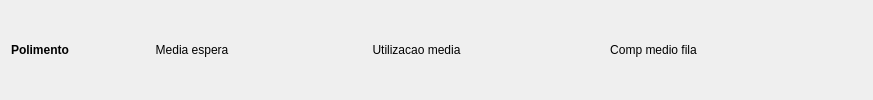
       <widget class="QWidget" name="listItem_8" native="true">
        <property name="minimumSize">
         <size>
          <width>0</width>
          <height>0</height>
         </size>
        </property>
        <property name="maximumSize">
         <size>
          <width>10000</width>
          <height>100</height>
         </size>
        </property>
        <layout class="QHBoxLayout" name="horizontalLayout_10">
         <item>
          <widget class="QLabel" name="nameLabel_19">
           <property name="minimumSize">
            <size>
             <width>125</width>
             <height>0</height>
            </size>
           </property>
           <property name="maximumSize">
            <size>
             <width>125</width>
             <height>16777215</height>
            </size>
           </property>
           <property name="font">
            <font>
             <weight>75</weight>
             <bold>true</bold>
            </font>
           </property>
           <property name="text">
            <string>Polimento</string>
           </property>
           <property name="alignment">
            <set>Qt::AlignLeading|Qt::AlignLeft|Qt::AlignVCenter</set>
           </property>
          </widget>
         </item>
         <item>
          <widget class="QLabel" name="nameLabel_21">
           <property name="minimumSize">
            <size>
             <width>100</width>
             <height>0</height>
            </size>
           </property>
           <property name="maximumSize">
            <size>
             <width>100</width>
             <height>16777215</height>
            </size>
           </property>
           <property name="font">
            <font>
             <weight>50</weight>
             <bold>false</bold>
            </font>
           </property>
           <property name="text">
            <string>Media espera</string>
           </property>
           <property name="alignment">
            <set>Qt::AlignCenter</set>
           </property>
          </widget>
         </item>
         <item>
          <widget class="QLabel" name="mEsperaPolimentoB">
           <property name="minimumSize">
            <size>
             <width>100</width>
             <height>0</height>
            </size>
           </property>
           <property name="maximumSize">
            <size>
             <width>100</width>
             <height>16777215</height>
            </size>
           </property>
           <property name="font">
            <font>
             <weight>50</weight>
             <bold>false</bold>
            </font>
           </property>
           <property name="text">
            <string/>
           </property>
           <property name="alignment">
            <set>Qt::AlignCenter</set>
           </property>
          </widget>
         </item>
         <item>
          <widget class="QLabel" name="nameLabel_40">
           <property name="minimumSize">
            <size>
             <width>125</width>
             <height>0</height>
            </size>
           </property>
           <property name="maximumSize">
            <size>
             <width>125</width>
             <height>16777215</height>
            </size>
           </property>
           <property name="font">
            <font>
             <weight>50</weight>
             <bold>false</bold>
            </font>
           </property>
           <property name="text">
            <string>Utilizacao media</string>
           </property>
           <property name="alignment">
            <set>Qt::AlignCenter</set>
           </property>
          </widget>
         </item>
         <item>
          <widget class="QLabel" name="utilPolimentoB">
           <property name="minimumSize">
            <size>
             <width>100</width>
             <height>0</height>
            </size>
           </property>
           <property name="maximumSize">
            <size>
             <width>100</width>
             <height>16777215</height>
            </size>
           </property>
           <property name="font">
            <font>
             <weight>50</weight>
             <bold>false</bold>
            </font>
           </property>
           <property name="text">
            <string/>
           </property>
           <property name="alignment">
            <set>Qt::AlignCenter</set>
           </property>
          </widget>
         </item>
         <item>
          <widget class="QLabel" name="nameLabel_17">
           <property name="minimumSize">
            <size>
             <width>125</width>
             <height>0</height>
            </size>
           </property>
           <property name="maximumSize">
            <size>
             <width>125</width>
             <height>16777215</height>
            </size>
           </property>
           <property name="font">
            <font>
             <weight>50</weight>
             <bold>false</bold>
            </font>
           </property>
           <property name="text">
            <string>Comp medio fila</string>
           </property>
           <property name="alignment">
            <set>Qt::AlignCenter</set>
           </property>
          </widget>
         </item>
         <item>
          <widget class="QLabel" name="compPolimentoB">
           <property name="minimumSize">
            <size>
             <width>100</width>
             <height>0</height>
            </size>
           </property>
           <property name="maximumSize">
            <size>
             <width>100</width>
             <height>16777215</height>
            </size>
           </property>
           <property name="font">
            <font>
             <weight>50</weight>
             <bold>false</bold>
            </font>
           </property>
           <property name="text">
            <string/>
           </property>
           <property name="alignment">
            <set>Qt::AlignCenter</set>
           </property>
          </widget>
         </item>
         <item>
          <spacer name="horizontalSpacer_10">
           <property name="orientation">
            <enum>Qt::Horizontal</enum>
           </property>
           <property name="sizeHint" stdset="0">
            <size>
             <width>40</width>
             <height>20</height>
            </size>
           </property>
          </spacer>
         </item>
        </layout>
       </widget>
